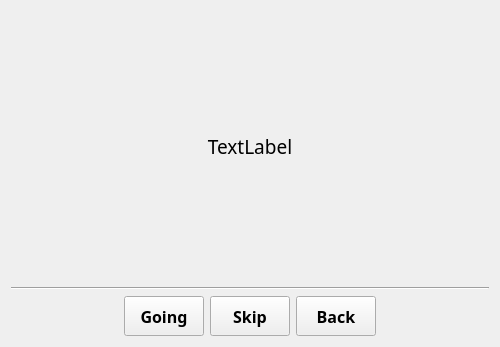
<?xml version="1.0" encoding="UTF-8"?>
<ui version="4.0">
 <class>ScrollEvents</class>
 <widget class="QWidget" name="ScrollEvents">
  <property name="geometry">
   <rect>
    <x>0</x>
    <y>0</y>
    <width>500</width>
    <height>347</height>
   </rect>
  </property>
  <property name="maximumSize">
   <size>
    <width>500</width>
    <height>16777215</height>
   </size>
  </property>
  <property name="windowTitle">
   <string>ScrollEvents</string>
  </property>
  <layout class="QVBoxLayout" name="verticalLayout">
   <item>
    <widget class="QLabel" name="eventLabel">
     <property name="maximumSize">
      <size>
       <width>700</width>
       <height>16777215</height>
      </size>
     </property>
     <property name="font">
      <font>
       <family>Nunito</family>
       <pointsize>14</pointsize>
      </font>
     </property>
     <property name="text">
      <string>TextLabel</string>
     </property>
     <property name="alignment">
      <set>Qt::AlignCenter</set>
     </property>
     <property name="wordWrap">
      <bool>true</bool>
     </property>
    </widget>
   </item>
   <item>
    <widget class="Line" name="line">
     <property name="orientation">
      <enum>Qt::Horizontal</enum>
     </property>
    </widget>
   </item>
   <item>
    <layout class="QHBoxLayout" name="horizontalLayout">
     <item>
      <spacer name="horizontalSpacer">
       <property name="orientation">
        <enum>Qt::Horizontal</enum>
       </property>
       <property name="sizeHint" stdset="0">
        <size>
         <width>40</width>
         <height>20</height>
        </size>
       </property>
      </spacer>
     </item>
     <item>
      <widget class="QPushButton" name="goingPushButton">
       <property name="minimumSize">
        <size>
         <width>0</width>
         <height>40</height>
        </size>
       </property>
       <property name="font">
        <font>
         <family>Nunito</family>
         <pointsize>12</pointsize>
         <bold>true</bold>
        </font>
       </property>
       <property name="text">
        <string>Going</string>
       </property>
      </widget>
     </item>
     <item>
      <widget class="QPushButton" name="skipPushButton">
       <property name="minimumSize">
        <size>
         <width>0</width>
         <height>40</height>
        </size>
       </property>
       <property name="font">
        <font>
         <family>Nunito</family>
         <pointsize>12</pointsize>
         <bold>true</bold>
        </font>
       </property>
       <property name="text">
        <string>Skip</string>
       </property>
      </widget>
     </item>
     <item>
      <widget class="QPushButton" name="backPushButton">
       <property name="minimumSize">
        <size>
         <width>0</width>
         <height>40</height>
        </size>
       </property>
       <property name="font">
        <font>
         <family>Nunito</family>
         <pointsize>12</pointsize>
         <bold>true</bold>
        </font>
       </property>
       <property name="text">
        <string>Back</string>
       </property>
      </widget>
     </item>
     <item>
      <spacer name="horizontalSpacer_2">
       <property name="orientation">
        <enum>Qt::Horizontal</enum>
       </property>
       <property name="sizeHint" stdset="0">
        <size>
         <width>40</width>
         <height>20</height>
        </size>
       </property>
      </spacer>
     </item>
    </layout>
   </item>
  </layout>
 </widget>
 <layoutdefault spacing="6" margin="11"/>
 <resources/>
 <connections/>
</ui>
